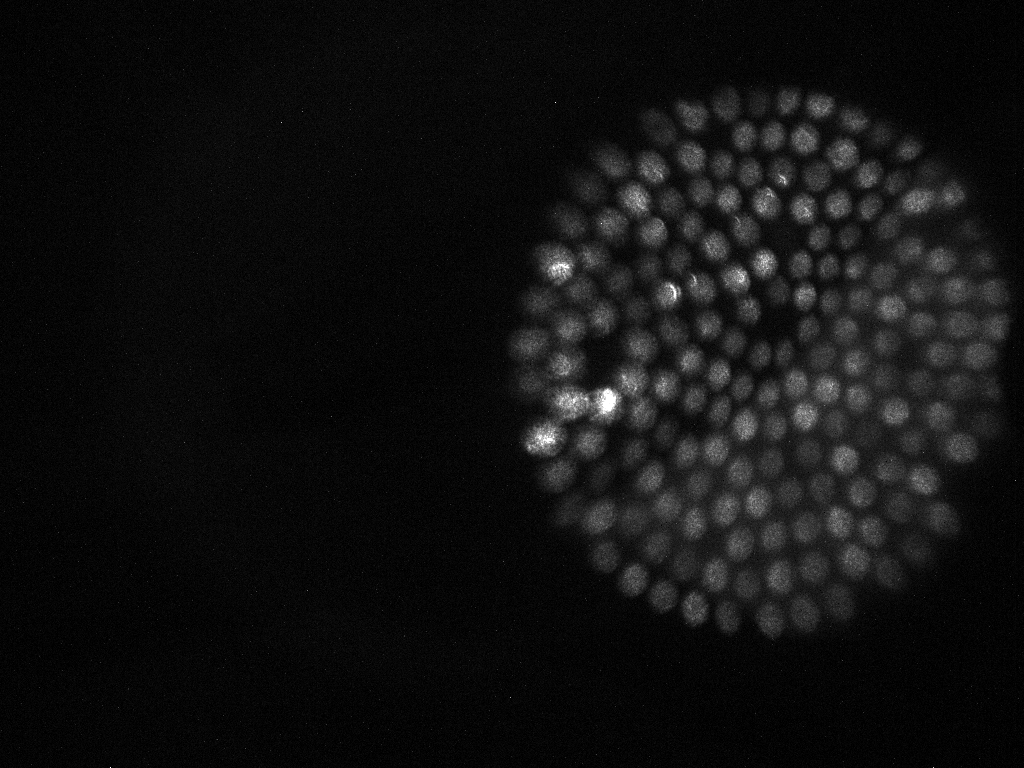
#> input picture Appendix_10/mono2.png, 1024 x 768 px
$ python detect21_11_2020_frame2.py
#> lines starting #> are read from the running program, lines starting #| are printed output that depends on the picture; after the words box and inside, x2 and y2 are one past the last pixel; in counts of white or black regions, pixels touching at a corner belong together
# Importing necessary packages for this project
import cv2
import numpy as np
import matplotlib.pyplot as plt
from skimage import measure
import glob
from scipy.io import loadmat
from scipy.spatial import distance
from scipy import interpolate
from matplotlib import pyplot as plt
import time

begin = time.time()

# Function for image brighness control
def increase_brightness(img, value=30):
    hsv = cv2.cvtColor(img, cv2.COLOR_BGR2HSV)
    h, s, v = cv2.split(hsv)

    lim = 255 - value
    v[v > lim] = 255
    v[v <= lim] += value

    final_hsv = cv2.merge((h, s, v))
    img = cv2.cvtColor(final_hsv, cv2.COLOR_HSV2BGR)
    return img


# read image -- get the 1 channel for conversion to grayscale
img1 = cv2.imread('mono2.png')
#> img1 is the input picture: shape (768, 1024, 3); min 0, max 255, mean 16.6

# Change image brighness-optional-
# img = increase_brightness(img, value=20)

# Change from RGB to gray
img = cv2.cvtColor(img1, cv2.COLOR_BGR2GRAY)

# cv2.imwrite('./SpotPatternDATA/trial3_mountain/image_7_proc.png', img)

# Apply Gaussian and Median blurring
img = cv2.GaussianBlur(img, (5, 5), 0)
cimg = cv2.medianBlur(img, 5)

# Get number of image rows
rows = img.shape[0]
#> rows = 768

# Morphological operations -- erosion/detach two connected objects  & dilation/increases our shrinked spot
kernel = np.ones((3, 3), np.uint8)
# img = cv2.erode(cimg, kernel, iterations=1)
img = cv2.dilate(cimg, kernel, iterations=2)

# Apply hough circles transform to get the circles on image
circles = cv2.HoughCircles(img, cv2.HOUGH_GRADIENT, 1, 30, param1=5, param2=20, minRadius=10, maxRadius=23) # rows/24
#> circles = 158 rows, first 8: [636.5, 347.5, 22.4], [895.5, 415.5, 20.2], [885.5, 132.5, 20.2], [556.5, 471.5, 22.4], [842.5, 600.5, 20.2], [718.5, 451.5, 15.8], [546.5, 435.5, 22.4], [694.5, 517.5, 22.4]

# Get the number of detected circles
circles = np.uint16(np.around(circles))
#> circles = 158 rows, first 8: [636, 348, 22], [896, 416, 20], [886, 132, 20], [556, 472, 22], [842, 600, 20], [718, 452, 16], [546, 436, 22], [694, 518, 22]

# file = open("circles.txt", 'w')
centers = []
radi = []
# Iterate over the detected circles
for i in circles[0,:]:
	# Get circle centre position
    center = (i[0], i[1])
    centers.append(center)
    # Draw centre of the detected circle on input image
    cv2.circle(img, center, 1, (0, 100, 100), 3)
    # Get circle radius
    radius = i[2]
    radi.append(radius)
    # Draw perimeter of detected cirle on input image
    cv2.circle(img, center, radius, (255, 0, 255), 3)
#> this loop made 158 passes
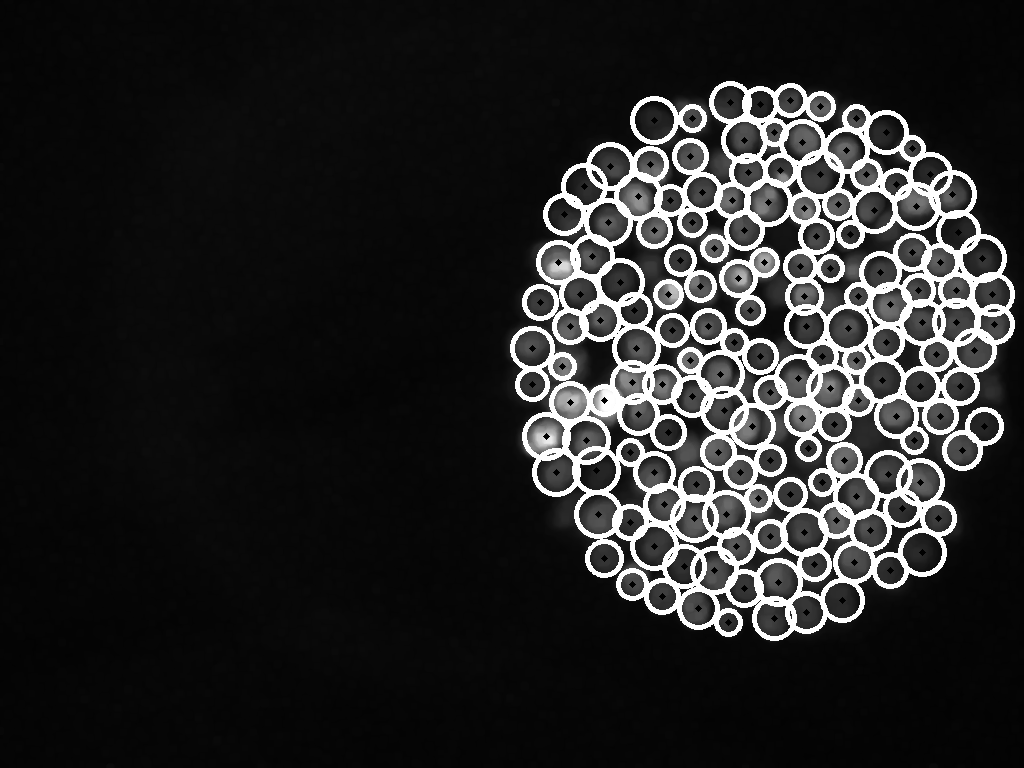
#> img: shape (768, 1024); min 0, max 255, mean 39.3
#> after the loop, centers = 158 pairs, first value 532 to 994, second value 100 to 622; radi = 158 values, max 22 at index 0, min 11 at index 103, mean 17.45
    # cv2.circle(img, (i[0], i[1]), i[2], (0,255,0), 2)
    # cv2.circle(img, (i[0], i[1]), 2, (0, 0, 255), 3)
    # file.write(str(i[0]) + ", " + str(i[1]) + ", " + str(i[2]) + "\n")

centers = np.array(centers)
radi = np.array(radi)
nondetected = 172 - len(radi) # the spots that have not been detected
#> nondetected = 14


#find the weighted centre of the segmented spots
wc1sum = [sum(x) for x in zip(*centers)]# sum of x/y locations of centres of spots
#> wc1sum = [121074, 55670]


wc1 = np.zeros((2, 1), dtype=float)
for i, element in enumerate(wc1sum):
 wc1[i] = element / len(radi) # average of x/y locations of centres of spots in frame 2
#> this loop made 2 passes
#> element on passes 1 to 2: 121074, 55670
#> after the loop, wc1 = [766.3, 352.3]


# example with non-detected labels
nondetectedlabels = [6, 7, 19, 36, 107, 112, 136, 138, 139, 153, 154, 155, 157, 161]

#import reference map for frame 1
labels = np.loadtxt('labels.txt', dtype=float)
calibMaskold = np.zeros((172, 2), dtype=float)
calibMaskold[:, 0] = np.loadtxt('centrex.txt', dtype=float)
calibMaskold[:, 1] = np.loadtxt('centrey.txt', dtype=float)
spotDiam = np.loadtxt('centreradi.txt', dtype=float)
meanDiam = np.mean(spotDiam)

#find the weighted centre of the labels
wc2sum = [sum(x) for x in zip(*calibMaskold)]# sum of x/y locations of centres of spots inn frame 1

wc2 = np.zeros((2, 1), dtype=float)
for i, element in enumerate(wc2sum):
 wc2[i] = element / len(calibMaskold)# average of x/y locations of centres of spots in frame 1


#find the weighted centre differences
dwc21= np.zeros((2, 1), dtype=float)
dwc21[0] = wc1[0]-wc2[0]
dwc21[1] = wc1[1]-wc2[1]


#correct the label locations in the frame 1
calibMask = np.zeros((172, 2), dtype=float)
calibMask[:, 0] = calibMaskold[:, 0] + dwc21[0]
calibMask[:, 1] = calibMaskold[:, 1] + dwc21[1]

#match the spots we found in frame 2 with the labeled in frame 1 (corrected for translation)
NumList = []
idofspot = []
matchedspots = []
matcheddistances = []

distanceandid = np.zeros((172, 2), dtype=int)
distances2keep = 3 #keep the closest three neighbour spots


list_1d_labels = [] #the detected identification labels
list_2d_x = []
list_2d_y = []
list_2d_r = []
list_2d_d = []
for i in range(len(calibMask)):#iterate through the corrected reference mask spots of frame 1
    list_1d_labels.append(i + 1)
    distances_to_i = []
    for j in range(len(centers)):#iterate through the segmented spots of frame 2
        dists = distance.euclidean(centers[j], calibMask[i]) #calculate distance
        distances_to_i.append(dists) #save distances
    sorted_ind = np.argsort(distances_to_i) #sort distances from smaller to larger
    list_x = []
    list_y = []
    list_r = []
    list_d = []
    for k in range(distances2keep): # 1,2,3
        ind_tmp = sorted_ind[k] # find corresponding segmented spot id
        x_tmp, y_tmp = centers[ind_tmp] # find corresponding segmented spot centre x/y locations
        list_x.append(x_tmp) # save corresponding segmented spot centre x
        list_y.append(y_tmp) # save corresponding segmented spot centre y
        list_r.append(radi[ind_tmp]) # save corresponding segmented spot radius
        list_d.append(distances_to_i[ind_tmp]) # save corresponding distance to reference spot in frame 1
    list_2d_x.append(list_x)  # save for all three spots centre x
    list_2d_y.append(list_y)  # save for all three spots centre y
    list_2d_r.append(list_r)  # save for all three spots radius
    list_2d_d.append(list_d)  # save for all three spots distance to reference spot in frame 1
#> after the loop, list_1d_labels = 172 values from 1 to 172; list_2d_d = 172 items, first 6: [1.23, 28.88, 34.79], [3.61, 30.47, 30.5], [5.21, 33.76, 35.65], [5.31, 28.65, 34.59], [4.44, 25.74, 34.39], [32.89, 34.21, 34.86]; list_2d_r = 172 items, first 6: [12, 20, 16], [14, 16, 22], [16, 12, 14], [14, 15, 12], [16, 19, 15], [20, 14, 15]; list_2d_x = 172 items, first 6: [914, 896, 940], [670, 654, 638], [708, 734, 700], [770, 740, 758], [760, 730, 790], [896, 858, 834]; list_2d_y = 172 items, first 6: [440, 416, 416], [200, 230, 196], [326, 342, 286], [460, 472, 498], [104, 102, 100], [416, 400, 424]


#from each label neighborhood keep the closest neighboor out of three
closestd = []
closestx = []
closesty = []
closestr = []
closestlabels = []

for i in range(0, len(list_1d_labels)):#iterate through the corrected reference mask spots of frame 1
  label_tmp = i+1
  if not label_tmp in nondetectedlabels: #example with missing spots
                distancematch = list_2d_d[i][0]
                centrexmatch = list_2d_x[i][0]
                centreymatch = list_2d_y[i][0]
                radiusmatch = list_2d_r[i][0]
                labelmatch = i+1
                closestd.append(distancematch)
                closestx.append(centrexmatch)
                closesty.append(centreymatch)
                closestr.append(radiusmatch)
                closestlabels.append(labelmatch)
#> this loop made 172 passes
#> (distancematch, centrexmatch, centreymatch, radiusmatch) on passes 1, 2, 3, 4, 5, 8, 9, 10, 11, 12, 13, 14: (1.23, 914, 440, 12), (3.61, 670, 200, 14), (5.21, 708, 326, 16), (5.31, 770, 460, 14), (4.44, 760, 104, 16), (11.13, 920, 386, 18), (0.846, 880, 272, 19), (14.9, 596, 470, 22), (4.35, 850, 234, 12), (2.81, 984, 426, 17), (4.44, 734, 342, 12), (4.91, 744, 588, 17)

# [12 lines of commented-out code are left out]
for j in range(0, len(closestlabels)):
    img2 = cv2.putText(img1, str(closestlabels[j]), (int(round(closestx[j]) - 10), int(round(closesty[j]) + 10)), cv2.FONT_HERSHEY_PLAIN, 1, (255, 255, 255), 2)
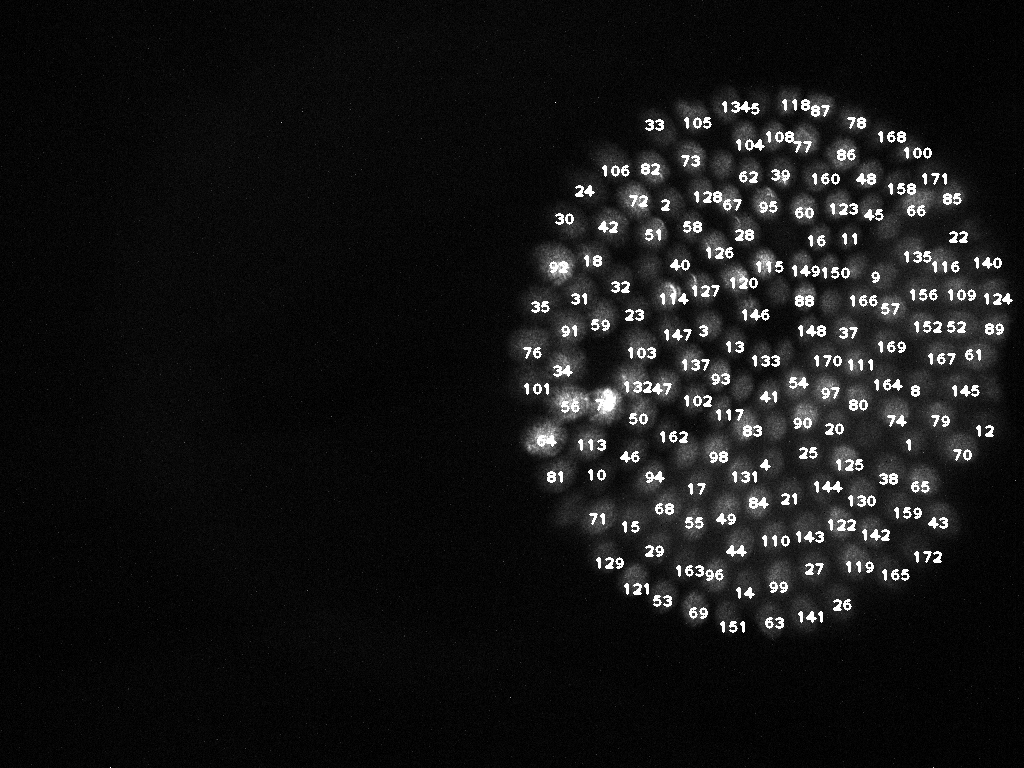
#> img1: shape (768, 1024, 3); 2.68% of pixels changed, all inside (x1, y1, x2, y2) = (523, 99, 1013, 633)

cv2.imshow('label closest neighbors', img2)
cv2.waitKey(4000)
cv2.destroyAllWindows()
cv2.imwrite(r'closest neighbours.png', img2) # save the image with the tracked spots and their identification labels


#   show the previous and the shifted labels and the segmented spots in the new image

#   show the reference labels
img = cv2.cvtColor(img, cv2.COLOR_GRAY2BGR)
#> img: shape (768, 1024, 3)
for i in range(0, len(calibMask)): #iterate through the reference mask centres of spots
   img4 = cv2.line(img, (int(round(calibMaskold[i, 0])), int(round(calibMaskold[i, 1]))), (int(round(calibMask[i, 0])), int(round(calibMask[i, 1]))), (0, 255, 0), 1)
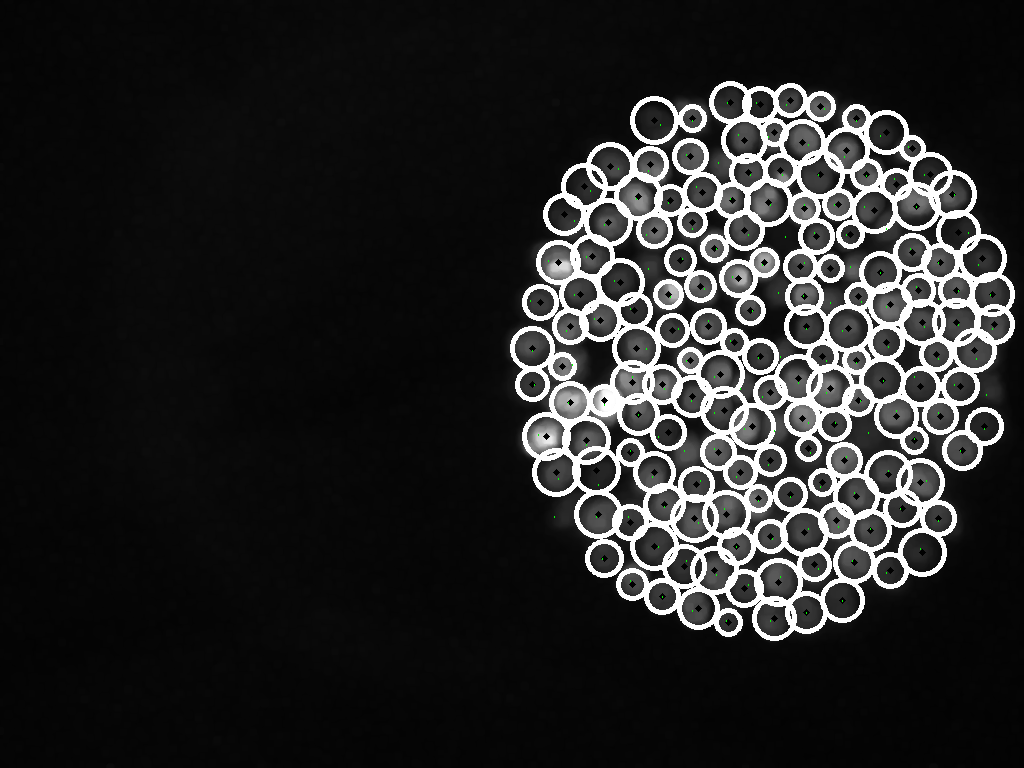
#> img: shape (768, 1024, 3); mean B, G, R 39.2, 39.3, 39.2


cv2.imshow('shifted labels', img4) # shows movement (line) of reference spots centres from frame 1 after the translation correction applied
cv2.waitKey(4000)
cv2.destroyAllWindows()
cv2.imwrite(r'shifted labels.png', img4)
#   there are 14 labels missing [6, 7, 19, 36, 107, 112, 136, 138, 139, 153, 154, 155, 157, 161]:


end = time.time()
print(f"Total runtime (seconds) of the program is {end - begin}")
# Total runtime (seconds) of the program is 1.090383768081665
exit()
#> (the program exits here)
